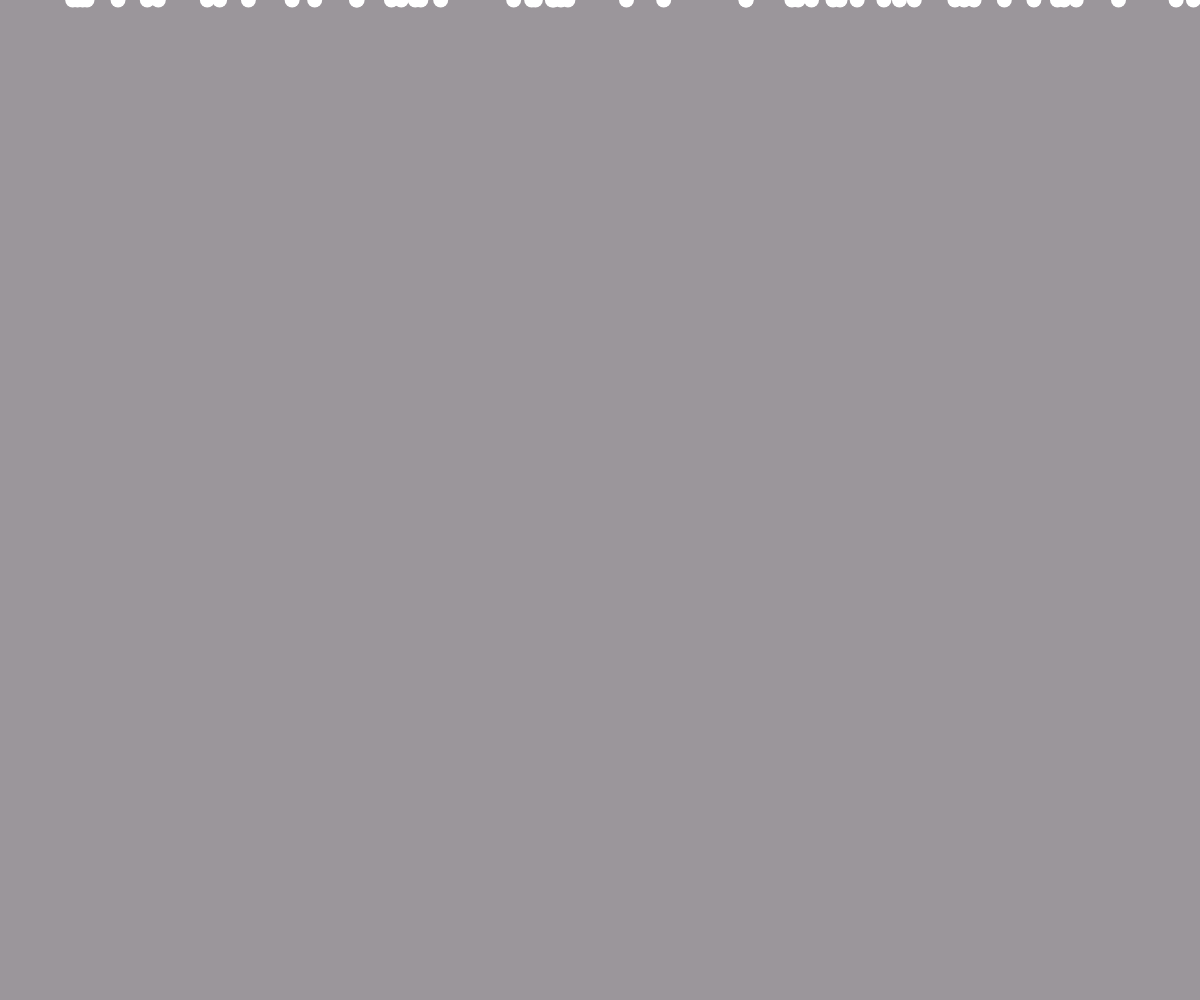
Frame 1 (no input)
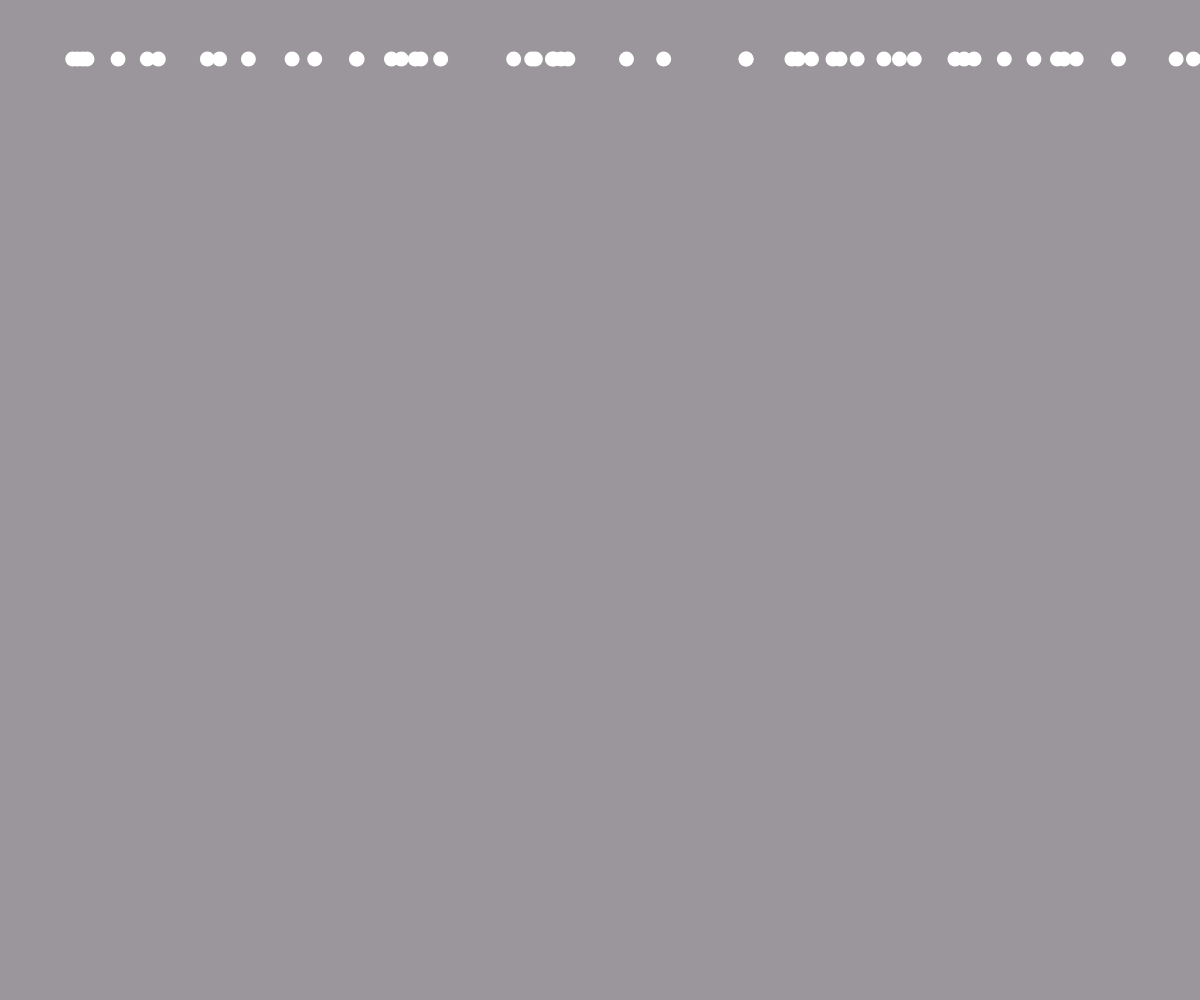
Frame 60 (no input)
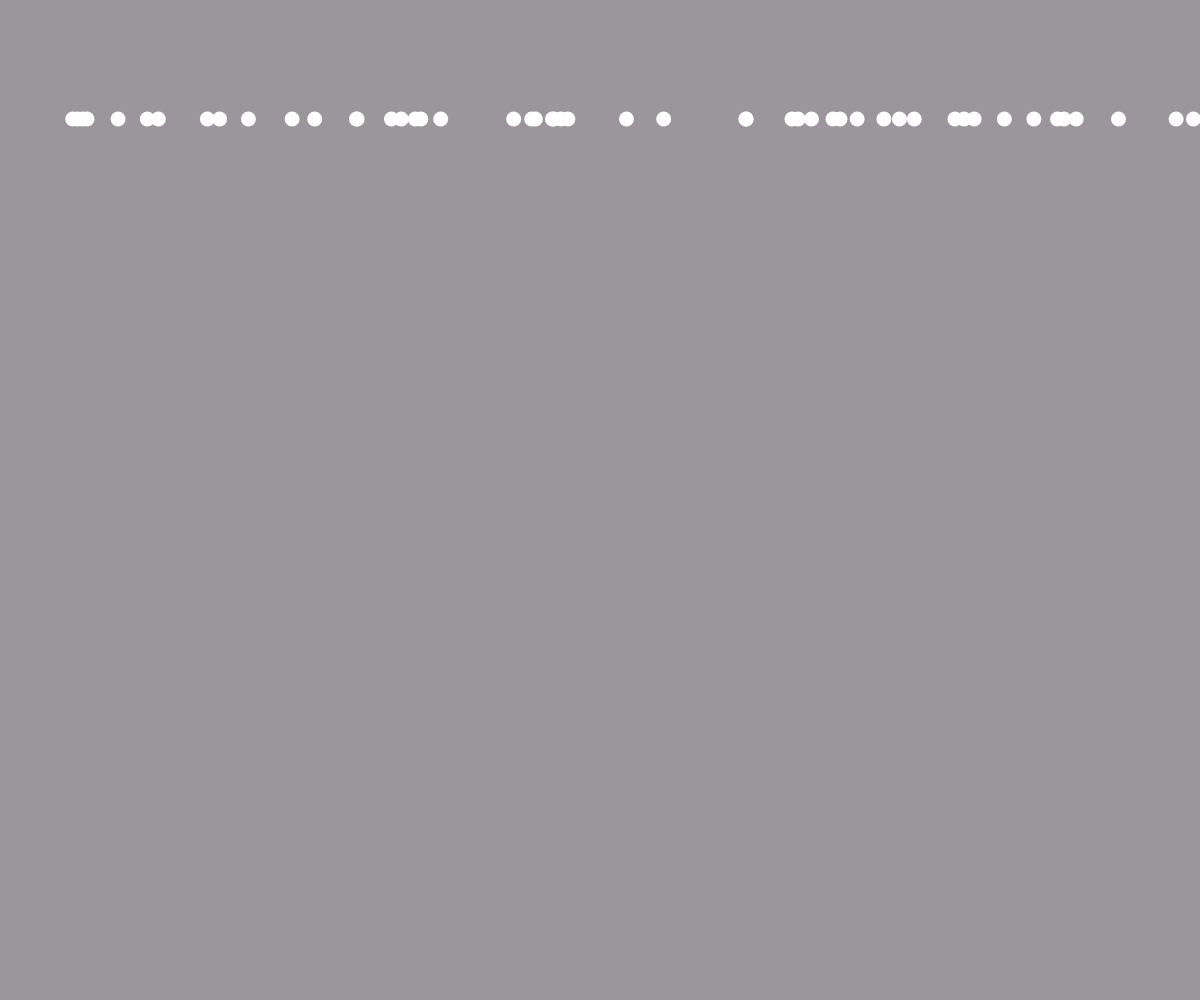
Frame 120 (the mouse pressed at the canvas centre since frame 60)

The p5.js sketch that drew these frames (run headless with seeded random() and noise() and a simulated clock; from frame 60 on, the mouse is pressed at the canvas centre):

// p5.js sketch
// ── sketch.js
let SFlakeSpeed = 1;
let FlowCons = [];
function setup() {
  createCanvas(windowWidth, windowHeight);
  
  for (let ccp = 0; ccp < 50; ccp++) {
    FlowCons.push(new SFlake());  
  }
}

function draw() {
  background(155, 150, 155);
  
  for (let ccp = 0; ccp < 50; ccp++) {
    FlowCons[ccp].display();
      
  }

}


class SFlake{
  constructor(){
    this.posX = random(width);
    this.posY = 0;
  }
  display(){
    fill(255);
    noStroke();
    ellipse(this.posX, this.posY, 15, 15);
    this.posY = this.posY + SFlakeSpeed;
  }
}
